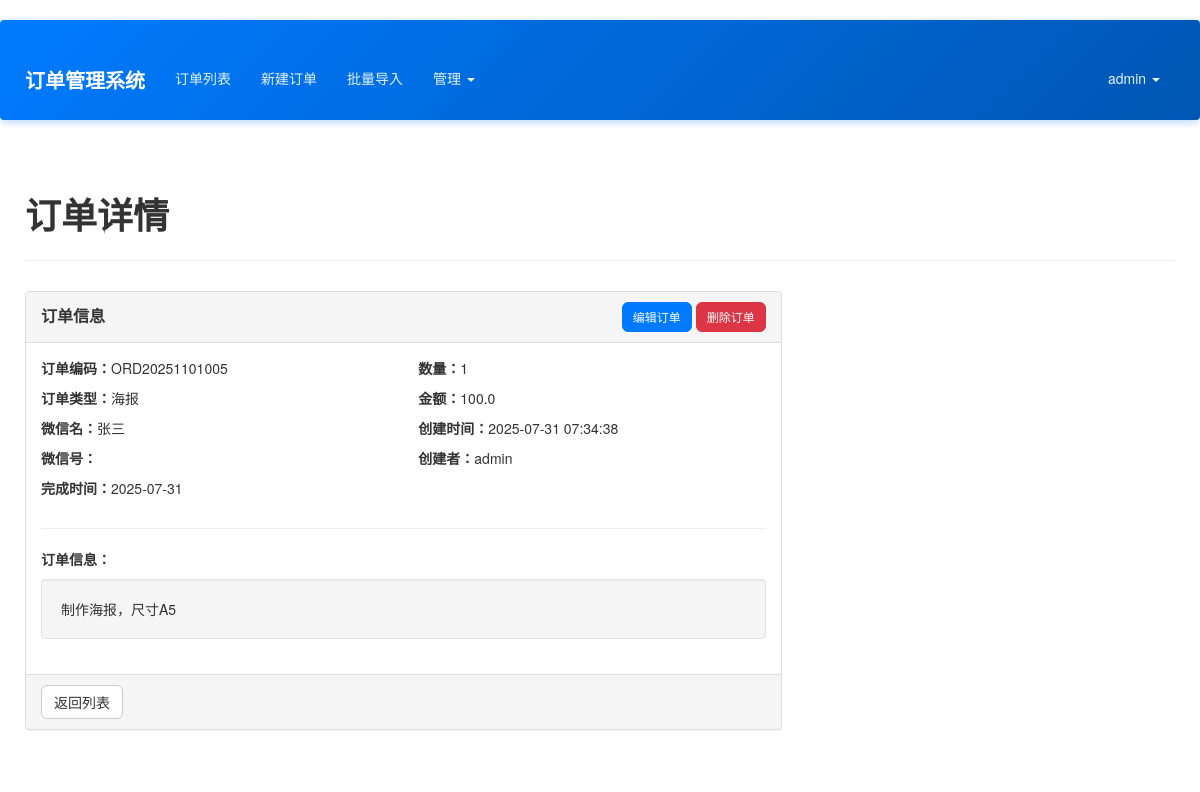
The page /order/6 (signed in) on the database as committed earlier.
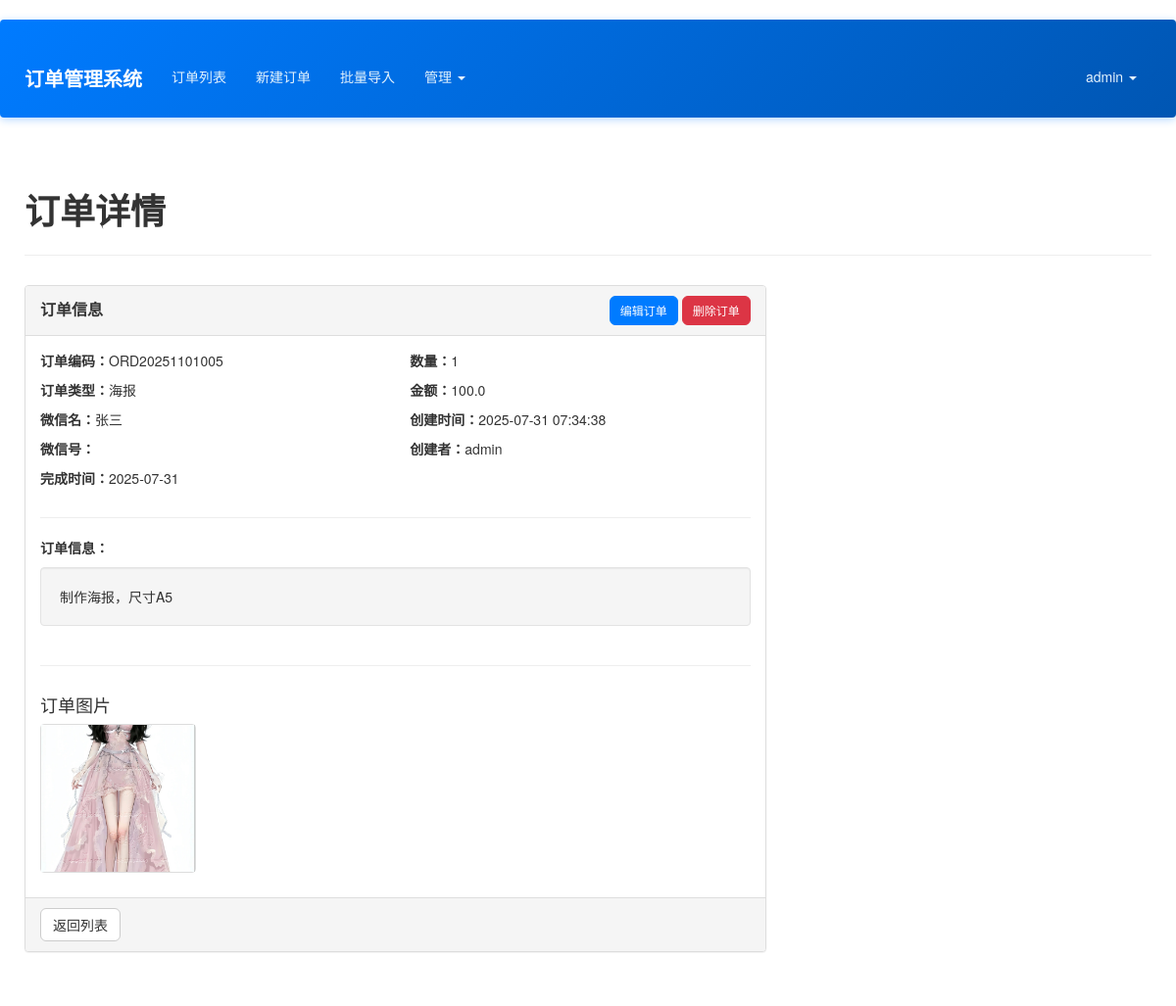
The same page on the database as committed later.
### app/models.py (models this page shows)
class OrderImage(db.Model):
    __tablename__ = 'order_images'
    id = db.Column(db.Integer, primary_key=True)
    order_id = db.Column(db.Integer, db.ForeignKey('orders.id'))
    image_path = db.Column(db.String(256))
    upload_time = db.Column(db.DateTime, default=datetime.utcnow)

### app/main/views.py (the view)
@main.route('/order/<int:id>')
@login_required
def view_order(id):
    order = Order.query.get_or_404(id)
    if not current_user.can(Permission.VIEW_ALL) and order.user_id != current_user.id:
        abort(403)
    return render_template('main/view_order.html', order=order)

### app/context_processors.py (called while the page is built)
def inject_permissions():
    return dict(Permission=Permission)

### app/models.py (called while the page is built)
@login_manager.user_loader
def load_user(user_id):
    return User.query.get(int(user_id))

    def has_permission(self, perm):
        return self.permissions & perm == perm

    def can(self, perm):
        return self.role is not None and self.role.has_permission(perm)

### app/templates/main/view_order.html (shortened to what this page needs)
{% extends "base.html" %}
{% block page_content %}
<div class="page-header">
    <h1>订单详情</h1>
</div>
<div class="row">
    <div class="col-md-8">
        <div class="panel panel-default">
            <div class="panel-heading">
                <div class="row">
                    <div class="col-md-8">
                        <h3 class="panel-title">订单信息</h3>
                    </div>
                    <div class="col-md-4 text-right">
                        <a href="{{ url_for('main.edit_order', id=order.id) }}" class="btn btn-primary btn-sm">编辑订单</a>
                        <button class="btn btn-danger btn-sm" id="deleteOrder">删除订单</button>
                    </div>
                </div>
            </div>
            <div class="panel-body">
                <div class="row">
                    <div class="col-md-6">
                        <p><strong>订单编码：</strong>{{ order.order_code }}</p>
                        <p><strong>订单类型：</strong>{{ order.order_type.name if order.order_type else '未分类' }}</p>
                        <p><strong>微信名：</strong>{{ order.wechat_name or '-' }}</p>
                        <p><strong>微信号：</strong>{{ order.wechat_id }}</p>
                        <p><strong>完成时间：</strong>{{ order.completion_time.strftime('%Y-%m-%d') if order.completion_time else '' }}</p>
                    </div>
                    <div class="col-md-6">
                        <p><strong>数量：</strong>{{ order.quantity }}</p>
                        <p><strong>金额：</strong>{{ order.amount }}</p>
                        <p><strong>创建时间：</strong>{{ order.create_time.strftime('%Y-%m-%d %H:%M:%S') }}</p>
                        <p><strong>创建者：</strong>{{ order.creator.username if order.creator else '' }}</p>
                    </div>
                </div>
                <hr>
                <div class="row">
                    <div class="col-md-12">
                        <p><strong>订单信息：</strong></p>
                        <div class="well">{{ order.order_info | nl2br }}</div>
                    </div>
                </div>
                {% if order.images.count() > 0 %}
                <hr>
                <div class="row">
                    <div class="col-md-12">
                        <h4>订单图片</h4>
                    </div>
                </div>
                <div class="row">
                    {% for image in order.images %}
                    <div class="col-md-3">
                        <div class="thumbnail">
                            <a href="{{ url_for('main.uploaded_file', filename=image.image_path) }}" target="_blank">
                                <img src="{{ url_for('main.uploaded_file', filename=image.image_path) }}" alt="订单图片" class="img-responsive">
                            </a>
                        </div>
                    </div>
                    {% endfor %}
                </div>
                {% endif %}
            </div>
            <div class="panel-footer">
                <a href="{{ url_for('main.order_list') }}" class="btn btn-default">返回列表</a>
            </div>
        </div>
    </div>
</div>
{% endblock %}

Rows that differ between the two databases and show on the page:
added OrderImage: image_path (picture)
Other text that changed with them:
text now shown: "订单图片"
